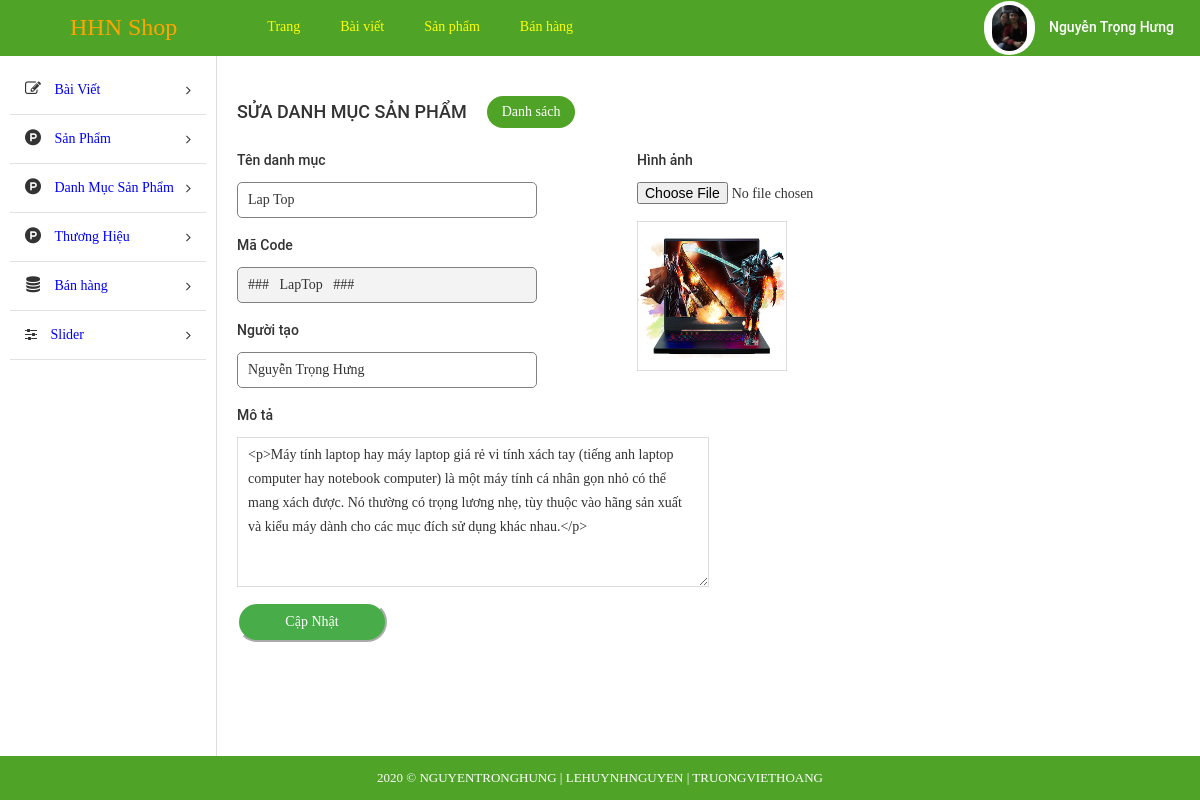
The page /admin/index.php?modules=categorys&contollers=index&action=edit&id=12 (signed in) on the database its author committed.
### tables this page shows
CREATE TABLE `tbl_category` (
  `id` int(11) NOT NULL,
  `name` varchar(255) NOT NULL,
  `code` varchar(255) NOT NULL,
  `image` varchar(255) NOT NULL,
  `description` text NOT NULL,
  `create_date` varchar(255) NOT NULL,
  `user` varchar(255) NOT NULL
);

### admin/modules/categorys/controllers/indexController.php (called while the page is built, shortened)
<?php
function editAction() {
	$id = $_GET['id'];
	$data = get_category_by_id($id);
	load_view('show',$data);
}

### admin/libraries/database.php (called while the page is built, shortened)
<?php
function db_query($query_string) {
    global $conn;
    $result = mysqli_query($conn, $query_string);
    return $result;
}
function db_fetch_array($query_string) {
    $result = array();
    $mysqli_result = db_query($query_string);
    while ($row = mysqli_fetch_assoc($mysqli_result)) {
        $result[] = $row;
    }
    return $result;
}

### admin/modules/categorys/models/indexModel.php (called while the page is built, shortened)
<?php
function get_category_by_id($id){
	return db_fetch_array("SELECT * FROM `tbl_category` WHERE `id` = '$id'");
}

### admin/core/router.php (called while the page is built, shortened)
<?php
$action_name = get_action().'Action';
call_function(array('construct', $action_name));

### admin/core/appload.php (called while the page is built, shortened)
<?php
require CONFIGPATH . DIRECTORY_SEPARATOR . 'database.php';
require LIBPATH . DIRECTORY_SEPARATOR . 'database.php';
require COREPATH . DIRECTORY_SEPARATOR . 'base.php';
require COREPATH . DIRECTORY_SEPARATOR . 'router.php';

### admin/index.php (called while the page is built, shortened)
<?php
require COREPATH.DIRECTORY_SEPARATOR.'appload.php';

### admin/modules/categorys/views/showView.php (the view, shortened to what this page needs)
<div id="main-content-wp" class="add-cat-page">
    <div class="wrap clearfix">
        <div id="content" class="fl-right">
            <div class="section" id="title-page">
                <div class="clearfix">
                    <h3 id="index" class="fl-left">Sửa danh mục sản phẩm</h3>
                    <a href="?modules=categorys&controllers=index&action=list" title="" id="add-new" class="fl-left">Danh sách</a>
                </div>
            </div>
            <div class="section" id="detail-page">
                <div class="section-detail">
                    <?php if(!empty($data)) foreach ($data as $value) {?>
                    <form method="POST" action="?modules=categorys&controllers=index&action=update&id=<?php echo $value['id'] ;?>" enctype="multipart/form-data">
                        <div style="display: flex;">
                            <div style="width: 400px;">
                                <label for="title">Tên danh mục</label>
                                <input type="text" name="name" id="title" value="<?php echo $value['name']; ?>" style="display: block;width: 300px;">
                                <label for="title">Mã Code</label>
                                <input type="text" name="code" id="username" readonly="readonly" value="<?php echo $value['code']; ?> " style="display: block;width: 300px;">
                                <label for="title">Người tạo</label>
                                <input type="text" name="user" id="title" value="<?php echo $value['user']; ?>" style="display: block;width: 300px;">
                            </div>
                            <div style="width: 400px;">
                                <label>Hình ảnh</label>
                                <div id="uploadFile">
                                    <input type="file" name="image" id="upload-thumb">
                                    <img src="<?php echo $value['image']; ?>">
                                </div>
                            </div>
                        </div>
                        <label for="desc">Mô tả</label>
                        <textarea name="description" id="desc" class="ckeditor"><?php echo $value['description']; ?></textarea>
                    <?php };?>
                        <input type="submit" name="btn_submit" id="btn-submit" value="Cập Nhật" style="height: 40px;
                                                                                                border-radius: 60px;
                                                                                                width: 150px;
                                                                                                color: green;
                                                                                                border-color: white;
                                                                                                color: white;
                                                                                                background-color: #48ad48;">
                    </form>
                </div>
            </div>
        </div>
    </div>
</div>

### admin/core/base.php (shortened to what this page needs)
<?php
function get_module() {
    global $config;
    $module = isset($_GET['modules']) ? $_GET['modules'] : $config['default_module'];
    return $module;
}
function call_function($list_function = array()) {
    if (is_array($list_function)) {
        foreach ($list_function as $f) {
            if (function_exists($f())) {
                $f();
            }
        }
    }
}
function load_view($name, $data_send = array()) {
    $data = $data_send;
    $path = MODULESPATH . DIRECTORY_SEPARATOR . get_module() . DIRECTORY_SEPARATOR . 'views' . DIRECTORY_SEPARATOR . $name . 'View.php';
    if (file_exists($path)) {
        require $path;
    } else {
        echo "Không tìm thấy {$path}";
    }
}
function get_header($name = '') {
    global $data;
    if (empty($name)) {
        $name = 'header';
    } else {
        $name = "header-{$name}";
    }
    $path = LAYOUTPATH . DIRECTORY_SEPARATOR . $name . '.php';
    if (file_exists($path)) {
        if (is_array($data)) {
            foreach ($data as $key => $a) {
                $$key = $a;
            }
        }
        require $path;
    } else {
        echo "Không tìm thấy {$path}";
    }
}
function get_footer($name = '') {
    global $data;
    if (empty($name)) {
        $name = 'footer';
    } else {
        $name = "footer-{$name}";
    }
    $path = LAYOUTPATH . DIRECTORY_SEPARATOR . $name . '.php';
    if (file_exists($path)) {
        if (is_array($data)) {
            foreach ($data as $key => $a) {
                $$key = $a;
            }
        }
        require $path;
    } else {
        echo "Không tìm thấy {$path}";
    }
}
function get_sidebar($name = '') {
    global $data;
    if (empty($name)) {
        $name = 'sidebar';
    } else {
        $name = "sidebar-{$name}";
    }
    $path = LAYOUTPATH . DIRECTORY_SEPARATOR . $name . '.php';
    if (file_exists($path)) {
        if (is_array($data)) {
            foreach ($data as $key => $a) {
                $$key = $a;
            }
        }
        require $path;
    } else {
        echo "Không tìm thấy {$path}";
    }
}
?>

### admin/public/css/import/global.css (style rules this page uses)
body { font-family: "Roboto Regular"; font-size: 14px; line-height: 24px; color: #333; }
.fl-left { float: left; }
.fl-right { float: right; }
img { max-width: 100%; height: auto; display: block; }
a { text-decoration: none!important; }

### admin/public/css/import/list_post.css (style rules this page uses)
#content { width: 82%; border-left: 1px solid #ddd; padding: 20px; }
#add-new { display: inline-block; color: #fff; background: #4fa327; padding: 4px 15px; margin: 20px; border-radius: 20px; }
#index { font-family: 'Roboto Medium'; font-weight: normal; text-transform: uppercase; font-size: 18px; padding: 24px 0px; }

### admin/public/css/import/add_cat.css (style rules this page uses)
.add-cat-page #detail-page .section-detail label { display: block; padding-bottom: 10px; font-family: 'Roboto Medium'; font-weight: normal; }
.add-cat-page #detail-page .section-detail input[type="text"] { display: block; padding: 5px 10px; border: 1px solid #ddd; width: 35%; margin-bottom: 15px; border-radius: 5px; border-color: gray; }
.add-cat-page #detail-page .section-detail textarea { display: block; padding: 5px 10px; border: 1px solid #ddd; width: 50%; height: 150px; margin-bottom: 15px; }
#uploadFile { margin-bottom: 15px; }
#uploadFile img { margin-top: 15px; width: 150px; height: 150px; overflow: hidden; border: 1px solid #ddd; }

### admin/public/css/import/info_account.css (style rules this page uses)
#username { cursor: not-allowed; background: #f3f3f3; }

### rows shown on the page
tbl_category: name "Lap Top", code "### LapTop ###", user "Nguyễn Trọng Hưng", image (picture), description "<p>Máy tính laptop hay máy laptop giá rẻ vi tính xách tay (tiếng anh laptop computer hay notebook computer) là một máy tính cá nhân gọn nhỏ có thể mang xách được. Nó thường có trọng lương nhẹ, tùy thuộc vào hãng sản xuất và kiểu máy dành cho các mục đích sử dụng khác nhau.</p>"
